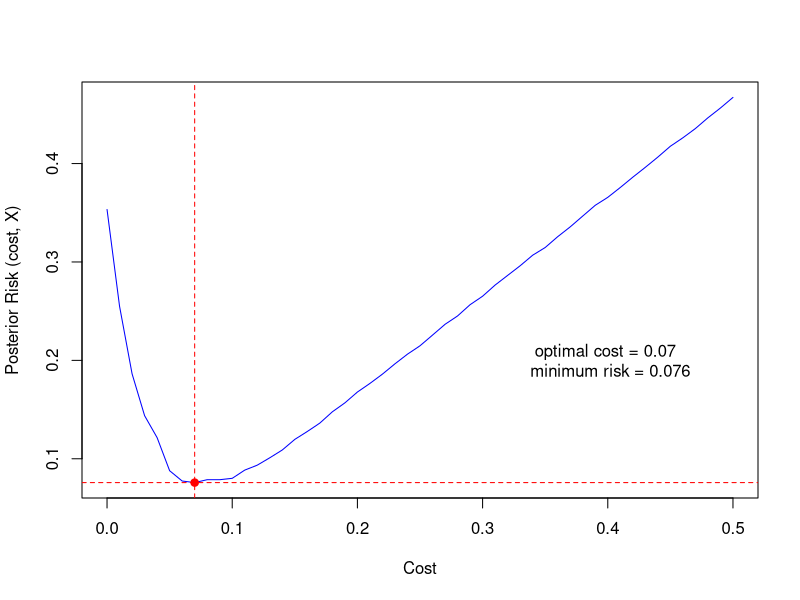
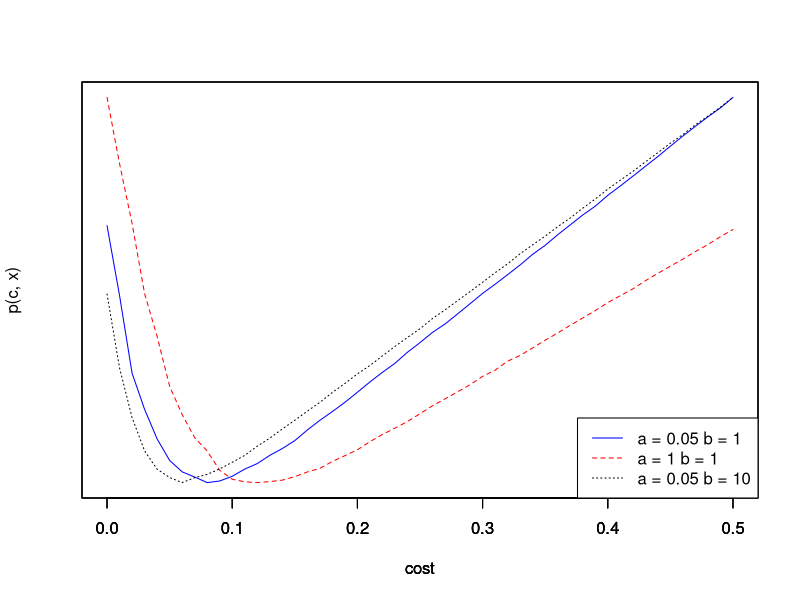
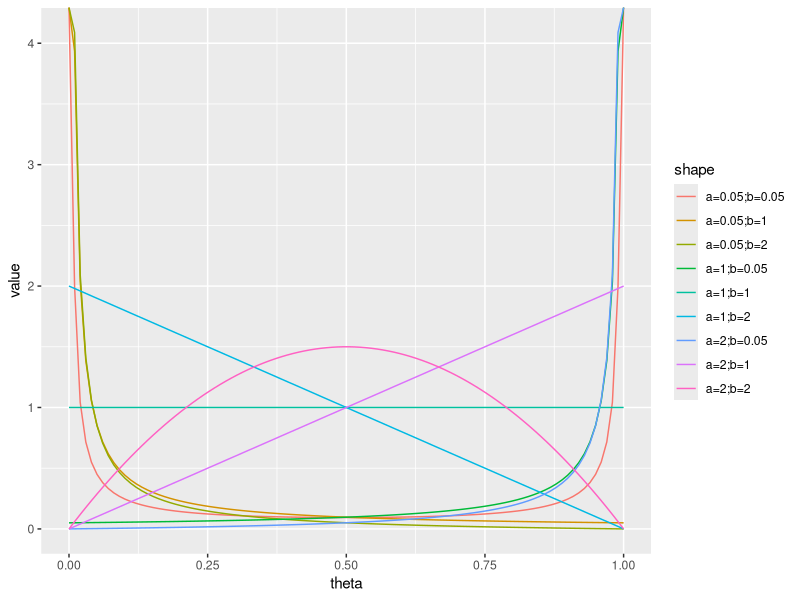
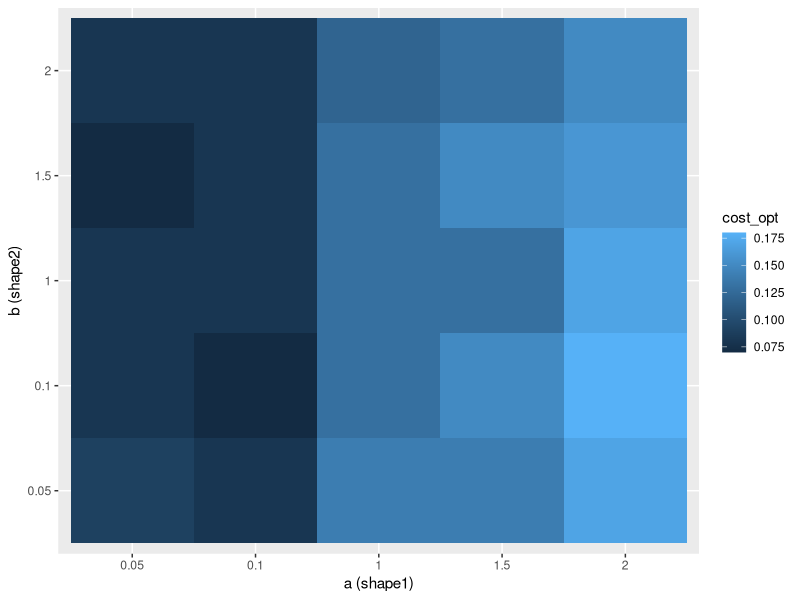
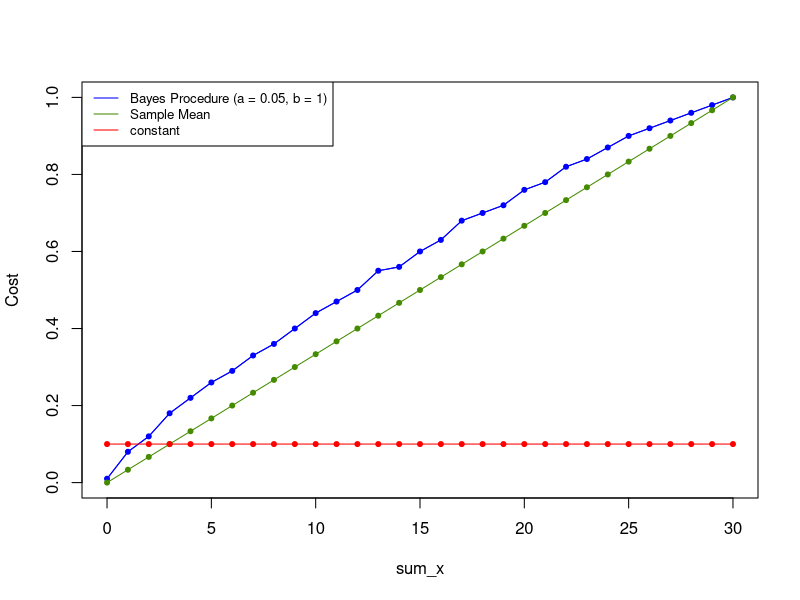

The R source for these figures, in order: (Note: a time limit stopped this script after it produced the figures.)
## ---- chunk 1
suppressWarnings(suppressMessages(library(tidyverse)))
library(RColorBrewer)
## ---- chunk 2
# compute the loss given theta and c 
LOSS_FUN = function(theta, cost){
    if (cost < theta){
        return(10 * abs(theta - cost))
    } else{
        return(abs(theta - cost))
    } # end ifelse
} # end func
## ---- chunk 3
# compute the posterior risk given c (cost) 
# s is the number of random draws
posterior_risk = function(cost, sum_x, n, shape_prior, s = 30000){
    ### get posterior
    a_prior = shape_prior[1]
    b_prior = shape_prior[2]
    a_post  = a_prior + sum_x
    b_post  = b_prior + n - sum_x
    
    ### randow draws from beta distribution 
    theta = rbeta(s, a_post, b_post)
    loss  = apply(as.matrix(theta), 1, LOSS_FUN, cost)
    
    ### average values from the loss function
    risk = mean(loss)
} # end fun 
## ---- chunk 4
cost_min_risk = function(cost, risk){
    ### check dimension
    stopifnot(length(cost) == length(risk))
    
    ### return cost created minimum risk
    idx = which.min(risk)
    res = c(cost[idx], risk[idx])
    return(res)
} # end fun
## ---- chunk 5
proc_bayes = function(sum_x, n, shape_prior, s = 100){
    ### initialize a vector of costs
    cost = seq(0, 1.0, by = 0.01)
    
    ### generate posterior risk
    post_risk = apply(as.matrix(cost), 1, posterior_risk, sum_x, n, shape_prior, s)
    
    ### get optimal cost
    tmp = cost_min_risk(cost, post_risk)
    cost_opt = tmp[1]
    return(cost_opt)
} # end fun

proc_mean = function(sum_x, n){
    return(sum_x / n)
} # end fun

proc_const = function(sum_x, n, const){
    return(const)
} # end fun
## ---- chunk 6
frequentist_risk = function(theta, find_optimal_cost, n = 30, ...){
    ### generate different data x
    set.seed(123)
    sum_xs = rbinom(100, n, theta)
    
    ### for different data, calculate optimal cost
    cost_opt = apply(as.matrix(sum_xs), 1, find_optimal_cost, n, ...)
  
    ### calculate loss
    loss = apply(as.matrix(cost_opt), 1, LOSS_FUN, theta = theta)
    freq_risk = mean(loss)
    return(freq_risk)
} # end fun
## ---- chunk 7
### data
sum_x = 1
n = 30

### prior parameters
a = 0.05; b = 1
shape_prior = c(a, b)
### generate posterior risk
cost = seq(0, 0.5, by = 0.01)
s    = 2000
set.seed(123)
post_risk = apply(as.matrix(cost), 1, posterior_risk, sum_x, n, shape_prior, s)

### find the minimum cost
tmp = cost_min_risk(cost, post_risk)
cost_opt = tmp[1]; risk_min = tmp[2]

### reproduce figure 1
plot(  cost, post_risk,    col = "blue", type = "l", xlab = "Cost", ylab = "Posterior Risk (cost, X)")
points(cost_opt, risk_min, col = "red",  pch = 19)
abline(v = cost_opt, col = "red", lty = 2)
abline(h = risk_min, col = "red", lty = 2)
text(0.4, 0.2,  paste("optimal cost =", cost_opt, "\n", 
                      "minimum risk =", round(risk_min, 3)))
## ---- chunk 8
### initialization
cost = seq(0, 0.5, by = 0.01)
s    = 5000

### set prior
as = c(0.05, 1, 0.05); bs = c(1, 1, 10)
shape_prior = cbind(as, bs)

### for each pair of a and b, compute the posterior risks
post_risk = apply(shape_prior, 1, function(shape){
    apply(as.matrix(cost), 1, posterior_risk, sum_x, n, shape, s)
}) # end apply
post_risk = t(post_risk)

### plot the results
plot(cost, post_risk[1,], type = 'l', col='blue', lty = 1, yaxt = "n", ylab = "p(c, x)")
par(new = T)
plot(cost, post_risk[2,], type = 'l', col='red', lty = 2, yaxt = "n", ylab = "")
par(new = T)
plot(cost, post_risk[3,], type = 'l', lty = 3, yaxt = "n", ylab = "")

legend("bottomright", 
       lty = c(1,2,3), 
       col = c("blue", "red", "black"), 
       legend = c("a = 0.05 b = 1", "a = 1 b = 1", "a = 0.05 b = 10"))
## ---- chunk 9
### define combinations of shapes
as = c(0.05, 1, 2); bs = c(0.05, 1, 2)
shape_prior = expand.grid(as, bs)
cols = brewer.pal(nrow(shape_prior), "Set1")

### get the corresponded distribution
theta = seq(0, 1, length.out = 100)
plot_dbeta = apply(shape_prior, 1, function(shape){dbeta(theta, shape[1], shape[2])})
colnames(plot_dbeta) = apply(shape_prior, 1, function(shape){paste0("a=", shape[1], ";", "b=", shape[2])})
plot_dbeta = cbind(theta, plot_dbeta) %>% as.data.frame

### visualization
plot_dbeta %>% gather(shape, value, -theta) %>% ggplot(., aes(x = theta, y = value, color = shape)) + geom_line()
## ---- chunk 10
### define combinations of shapes
#as = c(0.05, 1, 2); bs = c(0.05, 1, 2)
as = c(0.05, 0.1, 1, 1.5, 2); bs = c(0.05, 0.1, 1, 1.5, 2)
shape_prior = expand.grid(as, bs)
colnames(shape_prior) = c("a", "b")

### data
sum_x = 1
n     = 30

### proc_bayes = function(sum_x, n, shape_prior, s = 100){
set.seed(123)
cost_opt = apply(shape_prior, 1, function(shape){proc_bayes(sum_x, n, shape, s = 1000)})
res = cbind(shape_prior, cost_opt)

### visualization
gp = ggplot(res, aes(x = as.character(a), y = as.character(b), fill = cost_opt)) + 
    geom_tile() +
    labs(x = "a (shape1)", y = "b (shape2)")
print(gp)
## ---- chunk 11
### data
sum_x = seq(0, 30, by = 1)
n = 30

### prior parameters
a = 0.05; b = 1
shape_prior = c(a, b)

### generate posterior risk
cost = seq(0, 1.0, by = 0.01)
set.seed(123)
cost_opt = sapply(sum_x, function(x){proc_bayes(x, n, shape_prior, s = 2000)})
## ---- chunk 12
plot( sum_x, cost_opt, type = "l",    col = "blue", ylim = c(0, 1), ylab = "Cost")
lines(sum_x, cost_opt,                col = "blue")
lines(sum_x, sum_x / n,               col = "chartreuse4")
lines(sum_x, rep(0.1, length(sum_x)), col = "red")

points(sum_x, cost_opt,                pch = 20, col = "blue")
points(sum_x, sum_x / n,               pch = 20, col = "chartreuse4")
points(sum_x, rep(0.1, length(sum_x)), pch = 20, col = "red")

legend("topleft", 
       lty = c(1,1,1), 
       col = c("blue", "chartreuse4", "red"), 
       cex = 0.8, 
       legend = c("Bayes Procedure (a = 0.05, b = 1)", "Sample Mean", "constant"))
## ---- chunk 13
### data
sum_x = seq(0, 30, by = 1)
n = 30

### prior parameters:
as = c(0.05, 1, 2); bs = c(0.05, 1, 2)
shape_prior = expand.grid(as, bs)

### generate cost vs sum_x for each shape
set.seed(123)
mat_cost_opt = apply(shape_prior, 1, function(shape){
    sapply(sum_x, function(x){
        proc_bayes(x, n, shape, s = 2000)
    }) # end inner apply
}) # end outer apply
mat_cost_opt = t(mat_cost_opt)
## ---- chunk 14
### set colors
cols = brewer.pal(nrow(shape_prior), "Set1")

### plot mean and constant procedure
plot( sum_x, sum_x / n, lwd = 2, lty = 2, type = "l", col = "black", ylim = c(0, 1), ylab = "Cost")
lines(sum_x, rep(0.1, length(sum_x)), lwd = 2, lty = 2, col = "grey50")

### for each shape parameter, plot cost vs sum_x
for (idx in 1:9){
    lines(sum_x, mat_cost_opt[idx,], col = cols[idx])
} # end loop

### set legend
tmp = apply(shape_prior, 1, function(shape){paste("Bayes:", "a =", shape[1], ";", "b =", shape[2])})
legend("topleft", 
       lty = c(2, 2, rep(1, length(cols))), 
       col = c("black", "grey50", cols), 
       cex = 0.8, 
       legend = c("Sample Mean", "constant", tmp))
## ---- chunk 15
set.seed(123)

### frequentist_risk = function(theta, find_optimal_cost, n = 30, ...)
thetas = seq(0, 1, by=0.1)

### frequentist risk of Bayes procedure
a = 0.05; b = 1
risk_bayes01 = sapply(thetas, function(theta){
    frequentist_risk(theta, proc_bayes, n = 30, shape_prior = c(a, b), s = 500)
}) # end sapply

a = 1; b = 1
risk_bayes02 = sapply(thetas, function(theta){
    frequentist_risk(theta, proc_bayes, n = 30, shape_prior = c(a, b), s = 500)
}) # end sapply

a = 1; b = 0.05
risk_bayes03 = sapply(thetas, function(theta){
    frequentist_risk(theta, proc_bayes, n = 30, shape_prior = c(a, b), s = 500)
}) # end sapply

### frequentist risk of mean procedure
risk_mean = sapply(thetas, function(theta){
    frequentist_risk(theta, proc_mean, n = 30)
}) # end sapply

### frequentist risk of constant procedure
risk_const01 = sapply(thetas, function(theta){
    frequentist_risk(theta, proc_const, n = 30, const = 0.1)
}) # end sapply

risk_const02 = sapply(thetas, function(theta){
    frequentist_risk(theta, proc_const, n = 30, const = 0.5)
}) # end sapply

risk_const03 = sapply(thetas, function(theta){
    frequentist_risk(theta, proc_const, n = 30, const = 0.9)
})
## ---- chunk 16
plot( thetas, risk_mean, lwd = 2,    col ='chartreuse4', type = "l",
     ylab = "frequentist risk", xlab = 'theta', ylim = c(0,1))
lines(thetas, risk_bayes01, lwd = 2, col = 'steelblue1')
lines(thetas, risk_const01, lwd = 2, col = 'tomato1')
legend("topright", lty = c(1,1,1), 
       col = c("chartreuse4", "steelblue1", "tomato1"),    
       legend = c("Sample mean", "Bayes (a = 0.05; b = 1)", "constant (0.1)"))
## ---- chunk 17
plot( thetas, risk_mean,    lwd = 1,  col ='chartreuse4', type = "l",
     ylab = "frequentist risk", xlab = 'theta', ylim = c(0,1))
lines(thetas, risk_bayes01, lwd = 1,  col = 'steelblue1')
lines(thetas, risk_bayes02, lwd = 2,  col = 'steelblue2')
lines(thetas, risk_bayes03, lwd = 3,  col = 'steelblue3')
lines(thetas, risk_const01, lwd = 1,  col = 'tomato1')
lines(thetas, risk_const02, lwd = 2,  col = 'tomato3')
lines(thetas, risk_const03, lwd = 3,  col = 'tomato4')
legend("topright", lty = c(1,1,1), 
       col = c("chartreuse4", 
               "steelblue1", "steelblue2", "steelblue3", 
               "tomato1",    "tomato3",    "tomato4"),
       legend = c("Sample mean", 
                  "Bayes (a = 0.05; b = 1)", 
                  "Bayes (a = 1;    b = 1)",
                  "Bayes (a = 1;    b = 0.05)",
                  "constant (0.1)",
                  "constant (0.5)",
                  "constant (0.9)"))
